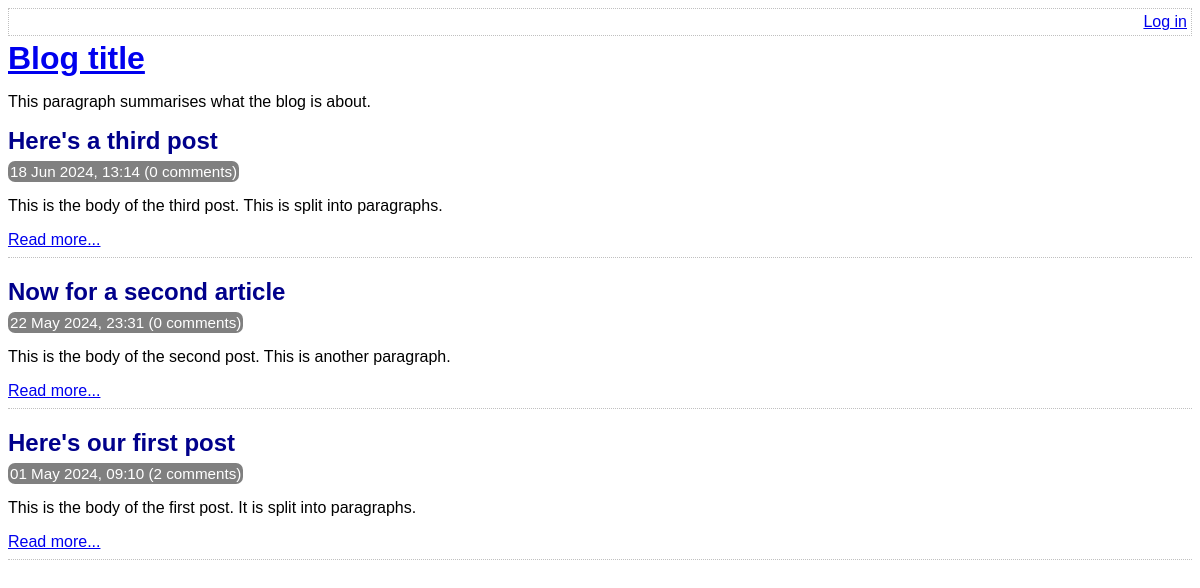
The page / on the database its author committed.
### tables this page shows
CREATE TABLE post (
	id INTEGER PRIMARY KEY AUTOINCREMENT NOT NULL,
	title VARCHAR NOT NULL,
	body VARCHAR NOT NULL,
	user_id INTEGER NOT NULL,
	created_at VARCHAR NOT NULL,
	updated_at VARCHAR,
	FOREIGN KEY (user_id) REFERENCES user(id)
);

### lib/common.php (called while the page is built, shortened)
<?php
function htmlEscape($html)
{
    return htmlspecialchars($html, ENT_HTML5, 'UTF-8');
}
function convertSqlDate($sqlDate)
{
    $date = DateTime::createFromFormat('Y-m-d H:i:s', $sqlDate);
    return $date->format('d M Y, H:i');
}
function getAllPosts(PDO $pdo)
{
    $stmt = $pdo->query(
        'SELECT
            id, title, created_at, body,
            (SELECT COUNT(*) FROM comment WHERE comment.post_id = post.id) comment_count
        FROM
            post
        ORDER BY
            created_at DESC'
    );
    return $stmt->fetchAll(PDO::FETCH_ASSOC);
}

### index.php (the view, shortened to what this page needs)
<?php
require_once 'lib/common.php';
$pdo = getPDO();
$posts = getAllPosts($pdo);
?>
<!DOCTYPE html>
<html>
    <head>
        <?php require 'templates/head.php' ?>
    </head>
    <body>
        <?php require 'templates/title.php' ?>
        <div class="post-list">
            <?php foreach ($posts as $post): ?>
                <div class="post-synopsis">
                    <h2>
                        <?php echo htmlEscape($post['title']) ?>
                    </h2>
                    <div class="meta">
                        <?php echo convertSqlDate($post['created_at']) ?>
                        (<?php echo $post['comment_count'] ?> comments)
                    </div>
                    <p>
                        <?php echo htmlEscape($post['body']) ?>
                    </p>
                    <div class="post-controls">
                        <a
                            href="view-post.php?post_id=<?php echo $post['id'] ?>"
                        >Read more...</a>
                    </div>
                </div>
            <?php endforeach ?>
        </div>
    </body>
</html>

### assets/main.css (style rules this page uses)
h1, h2, h3 { margin-top: 0; margin-bottom: 8px; }
body { font-family: sans-serif; }
.post-synopsis { padding-bottom: 8px; border-bottom: 1px dotted silver; margin-bottom: 20px; }
.post-synopsis h2, .post h2 { color: darkblue; }
.post .date, .post-synopsis .meta { color: white; background-color: grey; border-radius: 7px; padding: 2px; display: inline; font-size: 0.95em; }

### rows shown on the page
post: title "Here's a third post", created_at "18 Jun 2024, 13:14", comment_count "0", body "This is the body of the third post. This is split into paragraphs."
post: title "Now for a second article", created_at "22 May 2024, 23:31", comment_count "0", body "This is the body of the second post. This is another paragraph."
post: title "Here's our first post", created_at "01 May 2024, 09:10", comment_count "2", body "This is the body of the first post. It is split into paragraphs."
